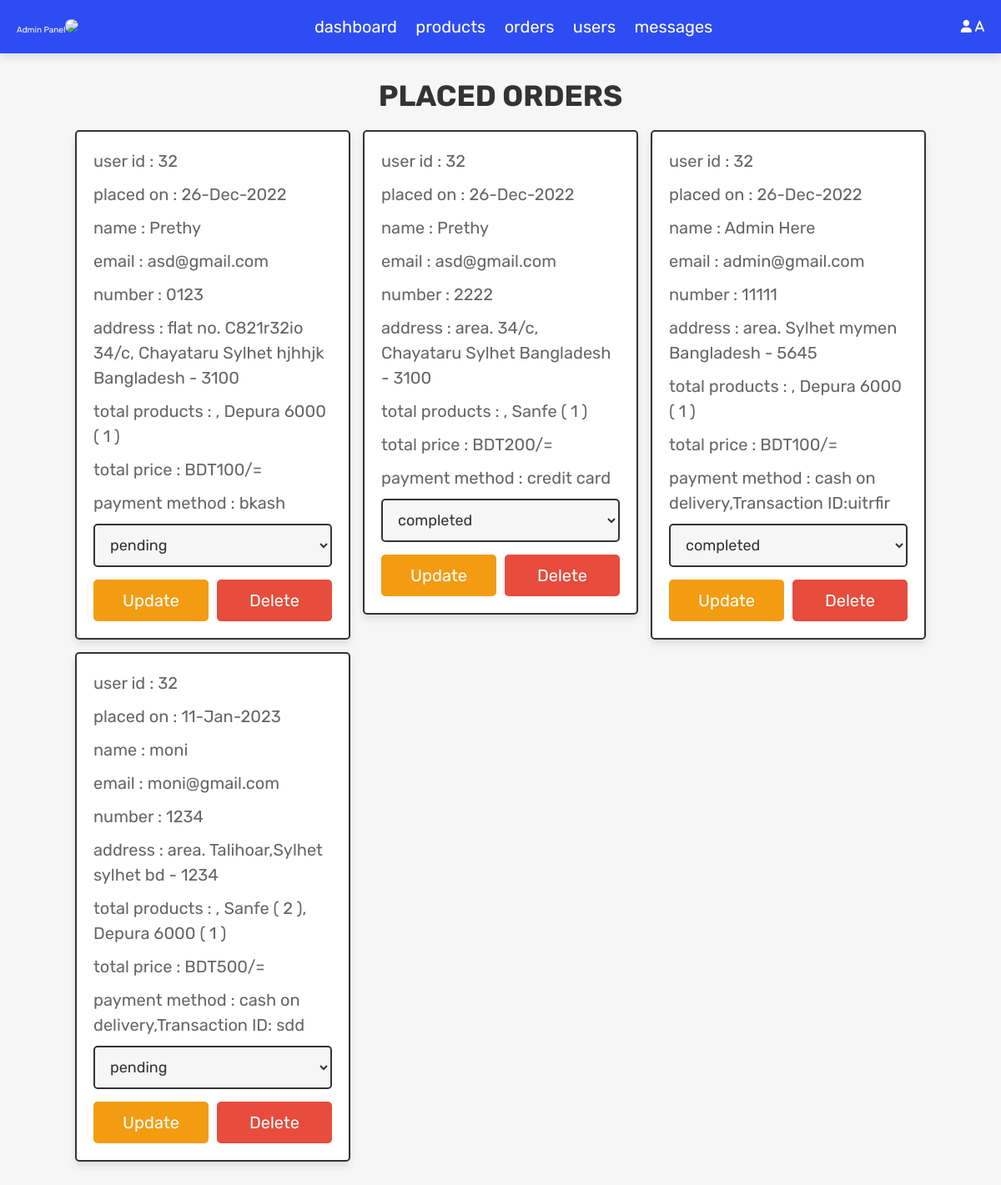
The page /admin_orders.php (signed in) on the database its author committed.
### tables this page shows
CREATE TABLE `users` (
  `id` int(100) NOT NULL,
  `name` varchar(100) NOT NULL,
  `email` varchar(100) NOT NULL,
  `address` varchar(500) NOT NULL,
  `birth` varchar(200) NOT NULL,
  `gender` varchar(500) NOT NULL,
  `password` varchar(100) NOT NULL,
  `user_type` varchar(20) NOT NULL DEFAULT 'user',
  `image` varchar(100) NOT NULL
);

CREATE TABLE `orders` (
  `id` int(100) NOT NULL,
  `user_id` int(100) NOT NULL,
  `name` varchar(100) NOT NULL,
  `number` varchar(12) NOT NULL,
  `email` varchar(100) NOT NULL,
  `method` varchar(50) NOT NULL,
  `address` varchar(500) NOT NULL,
  `total_products` varchar(1000) NOT NULL,
  `total_price` int(100) NOT NULL,
  `placed_on` varchar(50) NOT NULL,
  `payment_status` varchar(20) NOT NULL DEFAULT 'pending'
);

### admin_orders.php (the view, shortened to what this page needs)
<?php
@include 'config.php';
?>
<!DOCTYPE html>
<html lang="en">
<head>
   <link rel="stylesheet" href="https://cdnjs.cloudflare.com/ajax/libs/font-awesome/6.1.1/css/all.min.css">
   <link rel="stylesheet" href="css/admin_style.css">
</head>
<body>
<?php include 'admin_header.php'; ?>
<section class="placed-orders">
   <h1 class="title">placed orders</h1>
   <div class="box-container">
      <?php
         $select_orders = $conn->prepare("SELECT * FROM `orders`");
         $select_orders->execute();
         if($select_orders->rowCount() > 0){
            while($fetch_orders = $select_orders->fetch(PDO::FETCH_ASSOC)){
      ?>
      <div class="box">
         <p> user id : <span><?= $fetch_orders['user_id']; ?></span> </p>
         <p> placed on : <span><?= $fetch_orders['placed_on']; ?></span> </p>
         <p> name : <span><?= $fetch_orders['name']; ?></span> </p>
         <p> email : <span><?= $fetch_orders['email']; ?></span> </p>
         <p> number : <span><?= $fetch_orders['number']; ?></span> </p>
         <p> address : <span><?= $fetch_orders['address']; ?></span> </p>
         <p> total products : <span><?= $fetch_orders['total_products']; ?></span> </p>
         <p> total price : <span>BDT<?= $fetch_orders['total_price']; ?>/=</span> </p>
         <p> payment method : <span><?= $fetch_orders['method']; ?></span> </p>
         <form action="" method="POST">
            <select name="update_payment" class="drop-down">
               <option value="" selected disabled><?= $fetch_orders['payment_status']; ?></option>
            </select>
            <div class="flex-btn">
               <input type="submit" name="update_order" class="option-btn" value="update">
               <a href="admin_orders.php?delete=<?= $fetch_orders['id']; ?>" class="delete-btn" onclick="return confirm('delete this order?');">delete</a>
            </div>
         </form>
      </div>
      <?php
         }
      }else{
         echo '<p class="empty">no orders placed yet!</p>';
      }
      ?>
   </div>
</section>
</body>
</html>

### admin_header.php (shortened to what this page needs)
<header class="header">
   <div class="flex">
      <a href="admin_page.php" >Admin Panel<img src="images/admin.jpg"></a>
      <nav class="navbar">
         <a href="admin_page.php">dashboard</a>
         <a href="admin_products.php">products</a>
         <a href="admin_orders.php">orders</a>
         <a href="admin_users.php">users</a>
         <a href="admin_contacts.php">messages</a>
      </nav>
      <div class="icons">
      <?php
            $select_profile = $conn->prepare("SELECT * FROM `users` WHERE id = ?");
            $select_profile->execute([$admin_id]);
            $fetch_profile = $select_profile->fetch(PDO::FETCH_ASSOC);
         ?>
         <div id="user-btn" class="fas fa-user">  <?= $fetch_profile['name']; ?></div>
      </div>
   </div>
</header>

### css/admin_style.css (style rules this page uses)
.placed-orders .box-container { display: grid; grid-template-columns: repeat(auto-fit, 33rem); gap:1.5rem; align-items: flex-start; justify-content:center; }
.placed-orders .box-container .box { border:var(--border); box-shadow: var(--box-shadow); background-color: var(--white); border-radius: .5rem; padding:2rem; }
.placed-orders .box-container .box p { margin-bottom: 1rem; line-height: 1.5; font-size: 2rem; color:var(--light-color); }
.placed-orders .box-container .box p span { color:var(--green); }
.placed-orders .box-container .box .drop-down { width: 100%; padding:1.2rem 1.4rem; font-size: 1.8rem; border:var(--border); border-radius: .5rem; background-color: var(--light-bg); margin-bottom: .5rem; }

### css/components.css (style rules this page uses)
:root { --gray:#2d3330; --orange:#f39c12; --blue:#2e4cf3; --red:#e74c3c; --black:#333; --light-color:#666; --white:#fff; --light-bg:#f6f6f6; --border:.2rem solid var(--black); --box-shadow:0 .5rem 1rem rgba(0,0,0,.1); }
* { font-family: 'Rubik', sans-serif; margin:0; padding:0; box-sizing: border-box; outline: none; border:none; text-decoration: none; color:var(--black); }
body { background-color: var(--light-bg); }
html { font-size: 62.5%; overflow-x: hidden; scroll-behavior: smooth; scroll-padding-top: 6.5rem; }
section { padding:3rem 2rem; max-width: 1200px; margin:0 auto; }
.btn, .delete-btn, .option-btn { display: block; width: 100%; margin-top: 1rem; border-radius: .5rem; color:var(--white); font-size: 2rem; padding:1.3rem 3rem; text-transform: capitalize; cursor: pointer; text-align: center; }
.delete-btn { background-color: var(--red); }
.option-btn { background-color: var(--orange); }
.flex-btn { display: flex; flex-wrap: wrap; gap:1rem; }
.flex-btn > * { flex:1; }
.title { text-align: center; margin-bottom: 2rem; text-transform: uppercase; color:var(--black); font-size: 3.5rem; }

### admin_header.php (style rules this page uses)
img { width: 50px; border-radius: 200px; }
.header { background: #2e4cf3; position: sticky; top:0; left:0; right:0; z-index: 1000; box-shadow: var(--box-shadow); }
.header .flex { display: flex; align-items: center; justify-content: space-between; padding:2rem; margin: 0 auto; max-width: 1200px; position: relative; }
.header .flex a { color: var(--white); }
.header .flex .navbar a { margin:0 1rem; font-size: 2rem; color:var(--white); }
.header .flex .icons > * { font-size: 1.5rem; color:var(--white); cursor: pointer; margin-left: 1.5rem; }

### rows shown on the page
users: name "a"
orders: user "32", placed_on "26-Dec-2022", name "Prethy", email "asd@gmail.com", number "0123", address "flat no. C821r32io 34/c, Chayataru Sylhet hjhhjk Bangladesh - 3100", total_products ", Depura 6000 ( 1 )", total_price "100", method "bkash", update_payment "pending"
orders: user "32", placed_on "26-Dec-2022", name "Prethy", email "asd@gmail.com", number "2222", address "area. 34/c, Chayataru Sylhet Bangladesh - 3100", total_products ", Sanfe ( 1 )", total_price "200", method "credit card", update_payment "completed"
orders: user "32", placed_on "26-Dec-2022", name "Admin Here", email "admin@gmail.com", number "11111", address "area. Sylhet mymen Bangladesh - 5645", total_products ", Depura 6000 ( 1 )", total_price "100", method "cash on delivery,Transaction ID:uitrfir", update_payment "completed"
orders: user "32", placed_on "11-Jan-2023", name "moni", email "moni@gmail.com", number "1234", address "area. Talihoar,Sylhet sylhet bd - 1234", total_products ", Sanfe ( 2 ), Depura 6000 ( 1 )", total_price "500", method "cash on delivery,Transaction ID: sdd", update_payment "pending"
